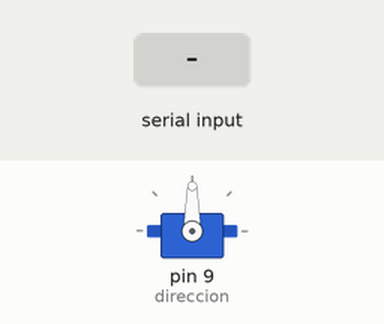
Bench run of a sketch on a simulated Arduino Uno, built with avr-gcc and run on an emulated ATmega328P. On the bench: servo. Inputs (shaded band) come from the test bench.

Above: at 1.3 s.
1.4 s: "30,150,10|" received over Serial
At 3.9 s:
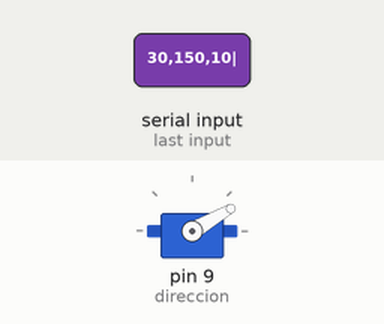
4.4 s: "1|" received over Serial
At 7.0 s:
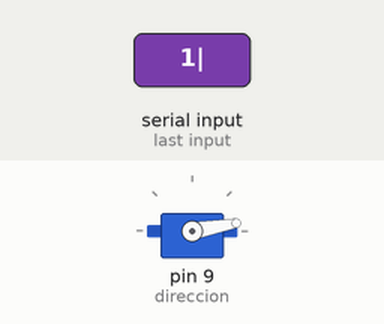
7.4 s: "200|" received over Serial
At 10.2 s:
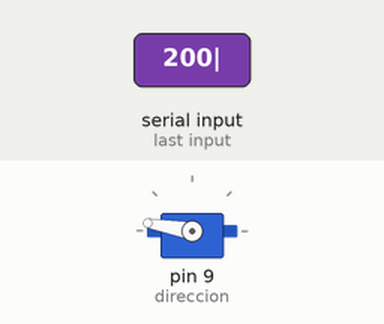
10.4 s: "90,45,200|" received over Serial
At 13.1 s:
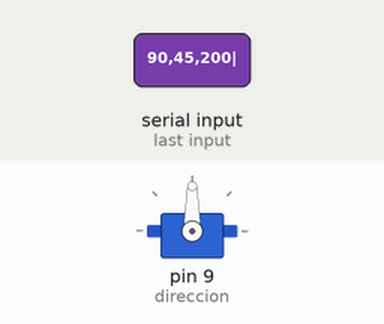
13.4 s: "30,150|" received over Serial
At 16.5 s:
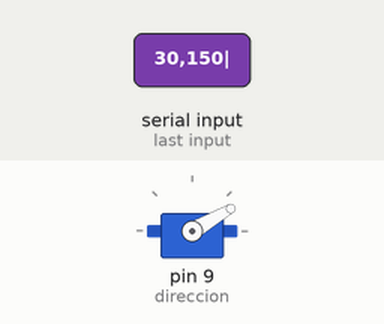
Timing chart, 0 to 17.4 s (numbered marks = the images above; inputs shaded):
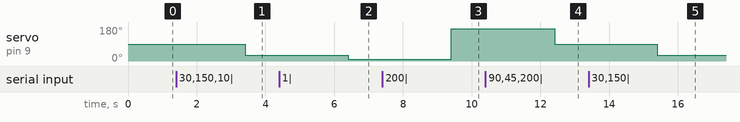

The sketch:

autito-bt.ino
```cpp
#include "autito.h"

// MOTORES
AF_DCMotor motor(1, MOTOR12_64KHZ);
Servo direccion;

// BLUETOOTH
// http://electronics.stackexchange.com/questions/84271/arduino-uno-bluetooth-over-analog
// http://forum.arduino.cc/index.php?topic=406321.0
// SoftwareSerial bluetooth(BT_TX,BT_RX); //Rx y Tx


//	VARIABLES GLOBALES
int anguloDireccion = 0;
bool acelerar = false;
bool frenar = false;

void setup()
{
	Serial.begin(9600);

	while (Serial.available() > 0) {
    	Serial.read();
	}

	Serial.flush();

	// pinMode(BT_TX, INPUT);
	// pinMode(BT_RX, OUTPUT);

	// bluetooth.begin(9600);

	direccion.attach(9);

	delay(100);
	direccion.write(90);
}

void loop()
{

	getBluetoohData(anguloDireccion, acelerar, frenar);

	setDirectionAngle(anguloDireccion, direccion);

	if(acelerar)
	{
		setMotorSpeed(100, motor);
	}

	if(frenar)
	{
		setMotorSpeed(0, motor);
	}
}
```

autito.cpp
```cpp
#include "autito.h"


void setDirectionAngle(int angulo, Servo &motor){
	if(angulo < 0){
		angulo *= -1;
	}

	angulo = constrain(angulo, 10, 170);
	motor.write(angulo);
}

/*
a partir de 35 empieza a funcionar.
*/
void setMotorSpeed(int speed, AF_DCMotor &motor)
{
	speed = constrain(speed, -100, 100);

	if(speed < 0)
	{
		speed *= -1;
		motor.run(BACKWARD);
	}
	else if(speed > 0)
	{
		motor.run(FORWARD);
	}
	else
	{
		motor.run(RELEASE);
	}

	speed = map(speed, 0, 100, 0, 255);
	motor.setSpeed(speed);
}

void getBluetoohData(int &angulo, bool &acelerar, bool &frenar){

	while(!Serial.available());

    String ang = "90";
	String ace = "0";
	String fre = "1";

	while(Serial.available())
    {
    	ang = Serial.readStringUntil('|');
    	ace = Serial.readStringUntil('|');
    	fre = Serial.readStringUntil('\n');
    }

    angulo = ang.toInt();
	acelerar = (ace.toInt() == 1);
	frenar = (fre.toInt() == 1);

    // limpio el buffer
    // Serial.flush();
}
```

autito.h
```cpp
#ifndef __AUTITO__H
#define __AUTITO__H

#include "Arduino.h"
#include <Servo.h>
#include <SoftwareSerial.h>
#include "AFMotor.h"


#define DERECHA 45
#define IZQUIERDA 135

#define BT_RX 8 // A0
#define BT_TX 7 // A1

// Servo direccion;
//SoftwareSerial bluetooth(10,11); //Rx y Tx


void setMotorSpeed(int speed, AF_DCMotor &motor);
void setDirectionAngle(int angulo, Servo &motor);
void getBluetoohData(int &angulo, bool &acelerar, bool &frenar);

// fin de __AUTITO__H
#endif
```

Measured:
- after the input at 1.4 s, servo on pin 9 (direccion): 90° → 30° after 2.0 s
- after the input at 4.4 s, servo on pin 9 (direccion): 30° → 10° after 2.0 s
- after the input at 7.4 s, servo on pin 9 (direccion): 10° → 170° after 2.0 s
- after the input at 10.4 s, servo on pin 9 (direccion): 170° → 90° after 2.0 s
- after the input at 13.4 s, servo on pin 9 (direccion): 90° → 30° after 2.0 s
